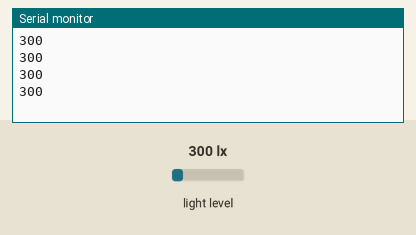
Recording of a sketch running on a simulated Arduino Uno, built with avr-gcc and run on an emulated ATmega328P. Parts: the last lines printed to the serial monitor. Wiring (inferred from the names in the program): BH1750 light sensor at I2C address 0x23. The inputs (shaded band) are chosen by the test bench; at power-on: light level 300 lx.

Above: at 1.3 s.
1.4 s: light level set to 40 lx
At 1.84 s:
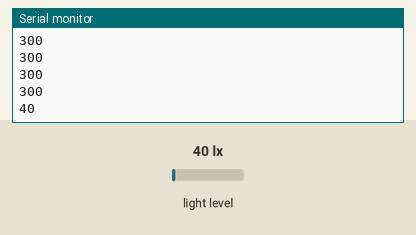
2.9 s: light level set to 500 lx
At 3.24 s:
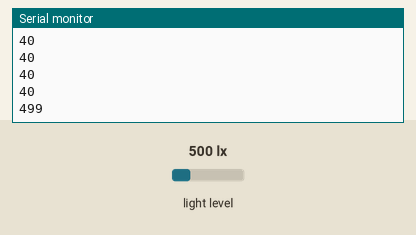
Timing chart, 0 to 5.9 s (numbered marks = the images above; inputs shaded):
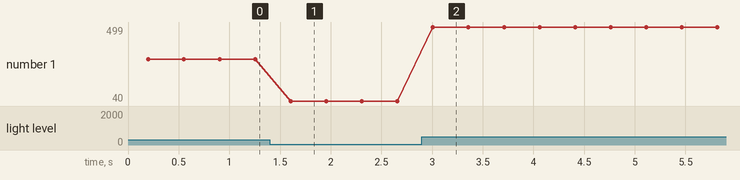

Measured:
- after the input at 1.4 s, the serial monitor: prints a new line after 0.20 s (image 1)
- after the input at 2.9 s, the serial monitor: prints a new line after 0.11 s (image 2)
- plotted number 1: 300 → 40 after the input at 1.4 s, 40 → 499 after the input at 2.9 s

The sketch:

sensor_luminosidade.ino
```cpp
#include <Wire.h>
#include <math.h>
#include <Arduino.h>

int bh1750add = 0x23;
byte buff[2];

void setup() {
    Wire.begin();
    Serial.begin(9600);

}

void loop() {
    int i;
    uint16_t val = 0;
    bhInit(bh1750add);
    delay(200);

    if (2 == bhRead(bh1750add)) {

        val = (buff[0] << 8 | buff[1]) / 1.2;
        Serial.print(val, DEC);
        Serial.println ();
    }
    delay(150);

}


int bhRead(int address) {
    int i = 0;
    Wire.beginTransmission(address);
    Wire.requestFrom(address, 2);

    while (Wire.available()) {
        buff[i] = Wire.read();
        i++;
    }

    Wire.endTransmission();
    return i;

}

void bhInit(int address) {
    Wire.beginTransmission(address);
    Wire.write(0x10);
    Wire.endTransmission();
}
```
